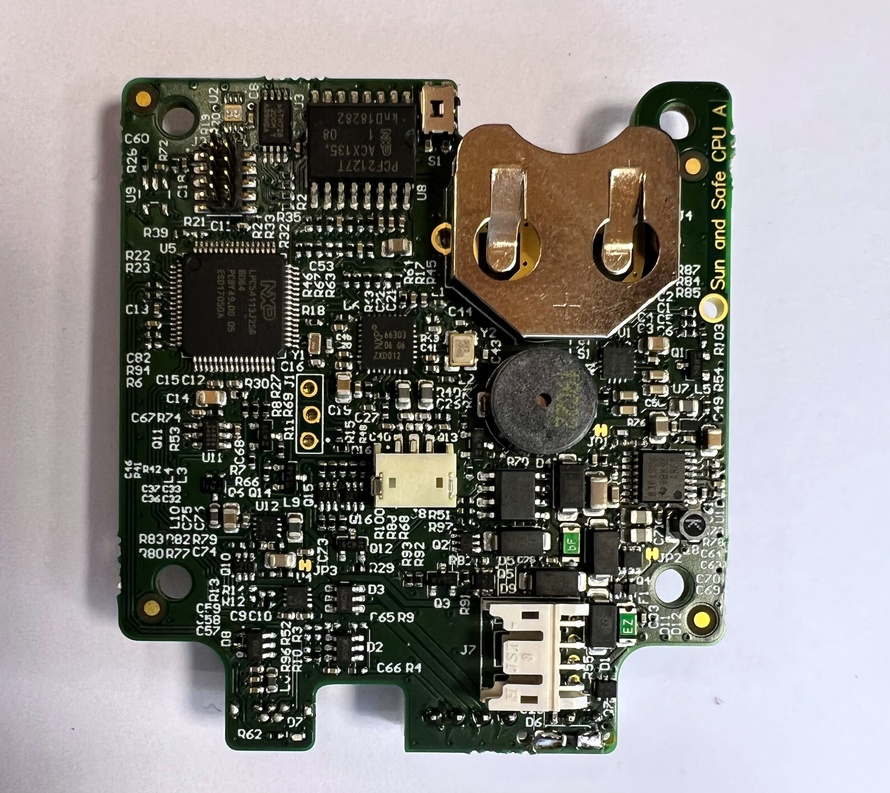
#> input picture wbal_1.jpg, 890 x 793 px, shrunk from 3005 x 2675 before the run
$ python cropping.py   (older library calls are emulated)
#> lines starting #> are read from the running program, lines starting #| are printed output that depends on the picture; after the words box and inside, x2 and y2 are one past the last pixel; in counts of white or black regions, pixels touching at a corner belong together
# -*- coding: utf-8 -*-
"""
Created on Thu Aug 17 12:28:24 2017

@author: ondrej

Script crop the board from an input image.
"""
import cv2 as cv2
import numpy as np

from time import sleep
import imutils

cv2.destroyAllWindows()

#set suitable threshold for thresholding the board from white background
threshold = 150

cv2.namedWindow('before', cv2.WINDOW_KEEPRATIO)
cv2.namedWindow('after', cv2.WINDOW_KEEPRATIO)

image_name = r'wbal_1.jpg'
imageCropped_name = r'crop_1.jpg'


#read image from file
#image = cv2.imread('insert_image_path.jpg')
image = cv2.imread(image_name)
#> image is the input picture: shape (793, 890, 3); mean B, G, R 131.9, 135.1, 137.9

# separate board itself, find crop
#------------------------------------------------------------------------------
#convert to B/W for segmentation
gray = cv2.cvtColor(image, cv2.COLOR_BGR2GRAY)
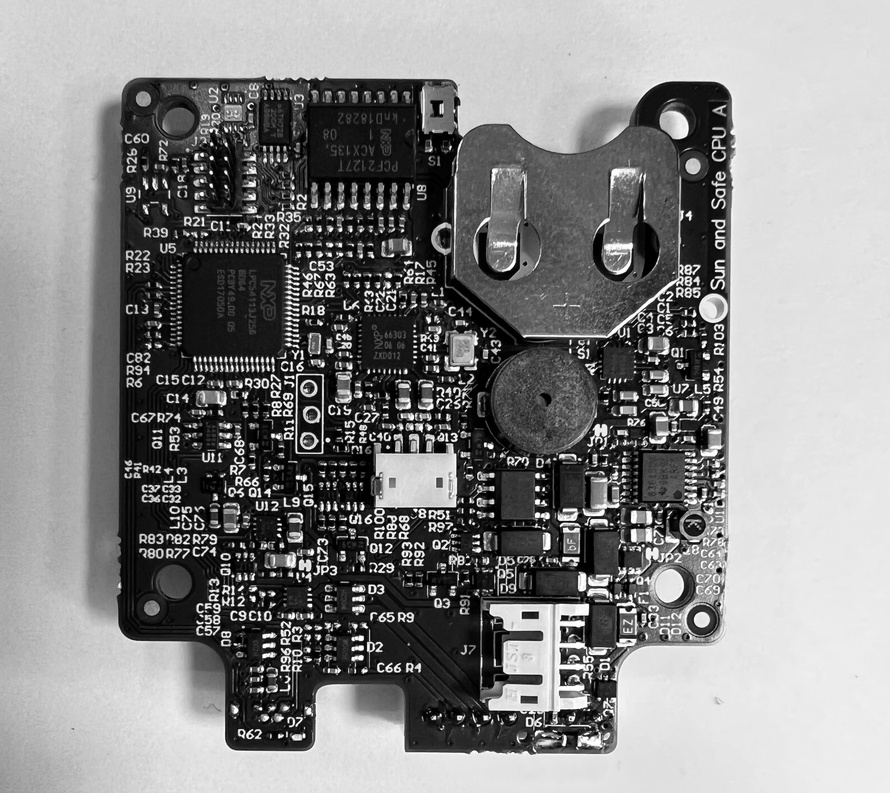
#> gray: shape (793, 890); min 0, max 255, mean 135.6

#Binary threshold
(T, thresh) = cv2.threshold(gray, threshold, 255, cv2.THRESH_BINARY_INV)
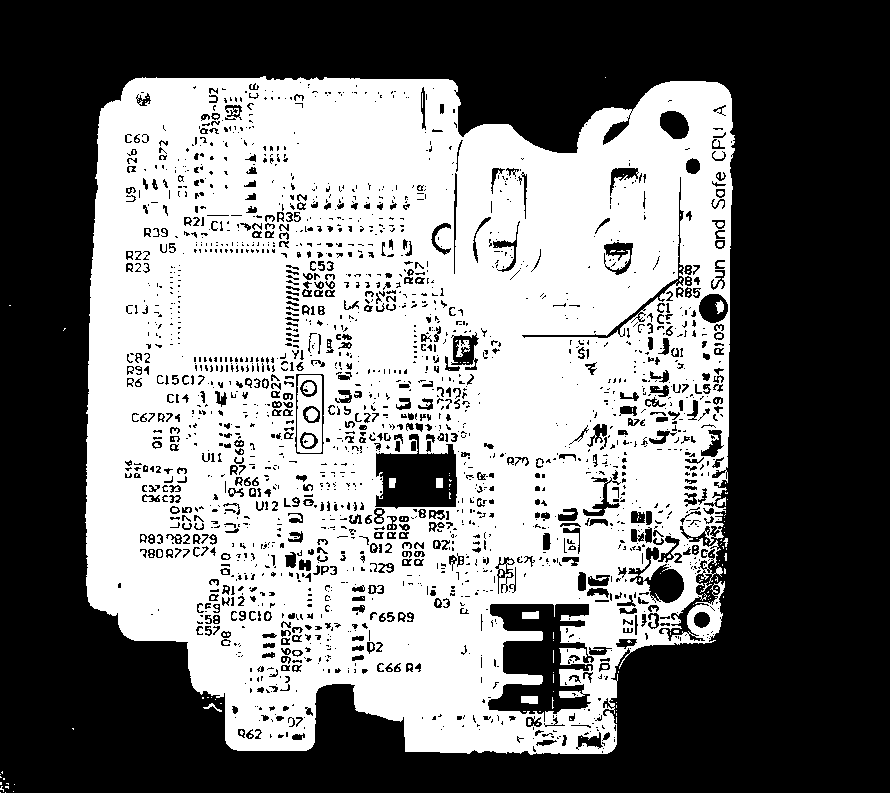
#> thresh: shape (793, 890); 47.5% white; 298 white regions (272 under 20 px)
#> T = 150


#find contours of the PCB
contours, hierarchy = cv2.findContours(thresh,cv2.RETR_TREE,cv2.CHAIN_APPROX_SIMPLE)
#> contours = 2751 contours, 1883 with area under 20; largest, box (x1, y1, x2, y2) and area: (85, 76, 735, 755) 385222, (487, 603, 595, 723) 7465, (374, 433, 458, 510) 4448, (294, 373, 325, 455) 2322, (297, 375, 322, 453) 1822
# contours = contours[0] if imutils.is_cv2() else contours[1]

#the biggest contour, with the biggest area
areas = [cv2.contourArea(c) for c in contours]
#> areas = 2751 values, max 385221.5 at index 64, min 0 at index 0, mean 168.5
max_idx = np.argmax(areas)
#> max_idx = 64
cnt = contours[max_idx]
#> cnt = contour of 1429 points, box (x1, y1, x2, y2) (85, 76, 735, 755), area 385222
rect = cv2.minAreaRect(cnt) #x,y, width, height and rotation
#> rect = ((408.2, 414.6), (675.3, 644.4), -89.22)

#drawing the rectangle
box = cv2.boxPoints(rect)
#> box = [[725.7, 756.7], [81.41, 747.9], [90.63, 72.61], [734.9, 81.41]]
box = np.int0(box) #rounding
#> box = [[725, 756], [81, 747], [90, 72], [734, 81]]
#uncomment to draw the contour of the board
#cv2.drawContours(image,[box],0,(0,0,255),5, cv2.LINE_AA)

#rotation
cols, rows = image.shape[0:2]
#> cols = 793; rows = 890

M = cv2.getRotationMatrix2D(rect[0],rect[2]+90,1)
#> M = [[1, 0.0137, -5.62], [-0.0137, 1, 5.61]]
dst = cv2.warpAffine(image,M,(rows, cols))
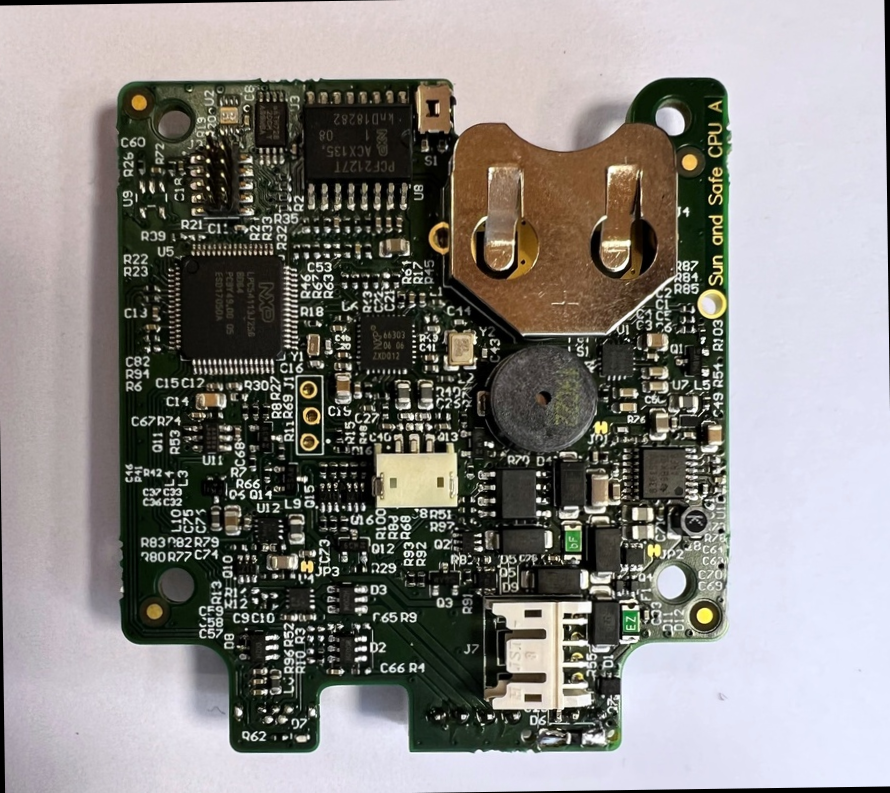
#> dst: shape (793, 890, 3); mean B, G, R 130.4, 133.7, 136.5

cv2.imshow('before', dst)
#crop
center = np.array(rect[0])
#> center = [408.2, 414.6]
size = np.int0(np.array(rect[1]))
#> size = [675, 644]
size = np.flip(size,0)
#> size = [644, 675]
left_down = np.int0(center-size/2)
#> left_down = [86, 77]

dst = dst[left_down[1]:left_down[1]+size[1], left_down[0]:left_down[0]+size[0]]
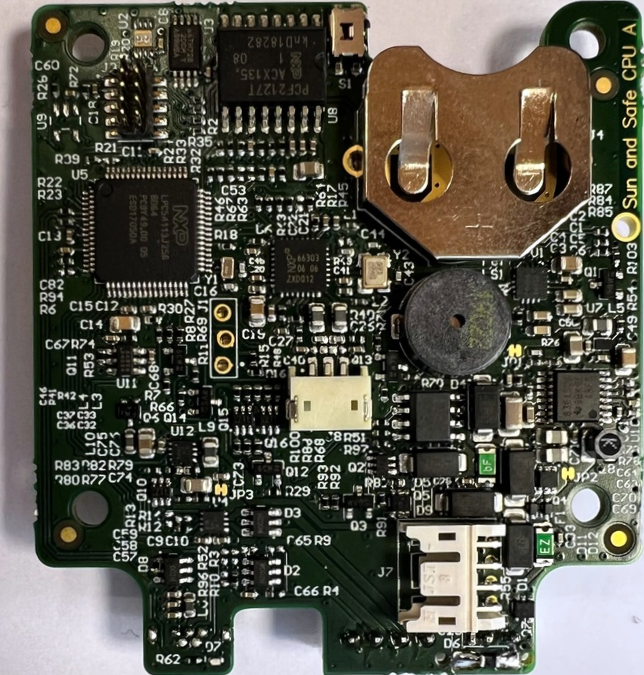
#> dst: shape (675, 644, 3); mean B, G, R 76.8, 87.6, 89.4

cv2.imshow('after', dst)
cv2.imwrite(imageCropped_name, dst)
cv2.waitKey(0)
